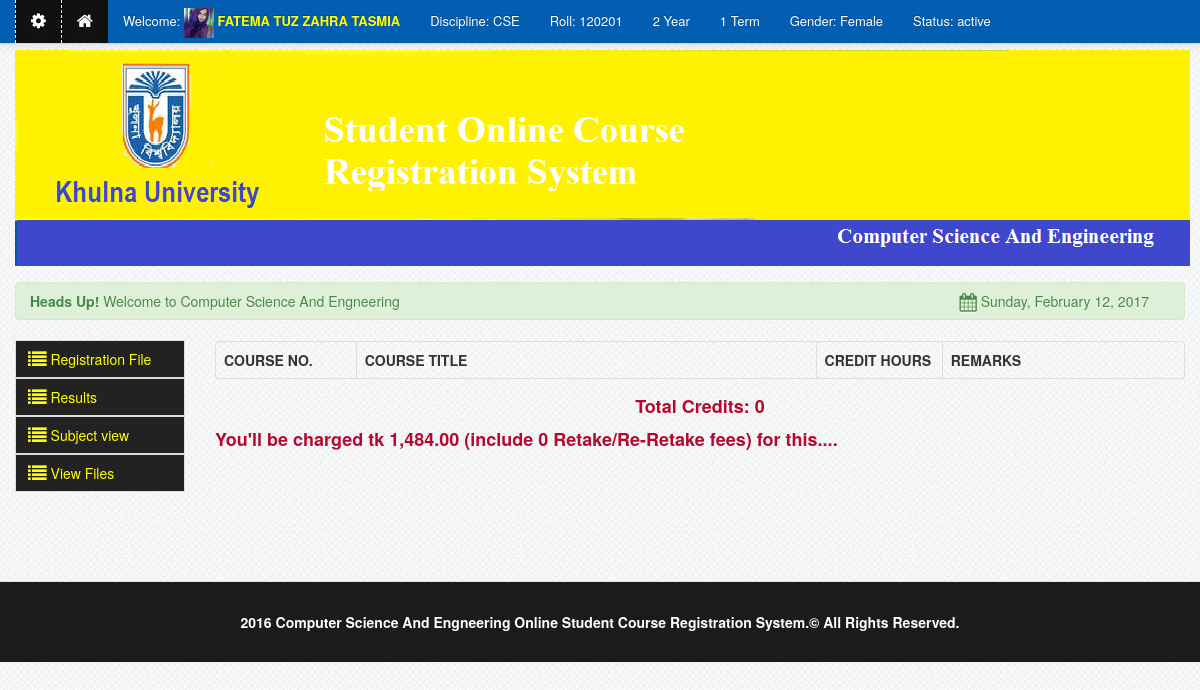
Page /show_registration_card.php (signed in) on the committed database.
### tables this page shows
CREATE TABLE `students` (
  `student_id` int(11) NOT NULL AUTO_INCREMENT,
  `firstname` varchar(100) NOT NULL,
  `lastname` varchar(100) NOT NULL,
  `password` varchar(100) NOT NULL,
  `gender` varchar(10) NOT NULL,
  `course` varchar(100) NOT NULL,
  `address` varchar(100) NOT NULL,
  `contact` varchar(100) NOT NULL,
  `mail_id` varchar(100) NOT NULL,
  `photo` varchar(100) NOT NULL,
  `student_no` varchar(100) NOT NULL,
  `status` varchar(100) NOT NULL,
  `year_level` varchar(100) NOT NULL,
  `term` varchar(100) NOT NULL,
  `student_status` varchar(100) NOT NULL,
  `reg_status` varchar(111) NOT NULL,
  `reg_stat` varchar(111) NOT NULL,
  `a_a` varchar(111) NOT NULL,
  `a_d` varchar(111) NOT NULL,
  `fees` varchar(111) NOT NULL,
  PRIMARY KEY (`student_id`)
);

CREATE TABLE `course` (
  `course_id` int(11) NOT NULL AUTO_INCREMENT,
  `code` varchar(100) NOT NULL,
  `title` varchar(100) NOT NULL,
  PRIMARY KEY (`course_id`)
);

CREATE TABLE `fees` (
  `admission_fee` varchar(111) NOT NULL,
  `fee_book` varchar(111) NOT NULL,
  `security_general` varchar(111) NOT NULL,
  `transport` varchar(111) NOT NULL,
  `per_course_registration_fee` varchar(111) NOT NULL,
  `retake_course_fee` varchar(111) NOT NULL,
  `re_retake` varchar(111) NOT NULL,
  `bncc` varchar(111) NOT NULL,
  `library` varchar(111) NOT NULL,
  `health_checkup` varchar(111) NOT NULL,
  `health_card` varchar(111) NOT NULL,
  `cultural_fee` varchar(111) NOT NULL,
  `religious_fee` varchar(111) NOT NULL,
  `per_exam_fee` varchar(111) NOT NULL,
  `grade_sheet` varchar(111) NOT NULL,
  `provissional_certificate` varchar(111) NOT NULL,
  `main_certificate` varchar(111) NOT NULL,
  `transcript` varchar(111) NOT NULL,
  `security_library` varchar(111) NOT NULL,
  `id_card` varchar(111) NOT NULL,
  `fines_library` varchar(111) NOT NULL,
  `fine_exam_control` varchar(111) NOT NULL,
  `mc_mi_certificate` varchar(111) NOT NULL,
  `f_phil_phd_fee` varchar(111) NOT NULL,
  `correction_fee` varchar(111) NOT NULL,
  `student_welfare` varchar(111) NOT NULL,
  `sports` varchar(111) NOT NULL,
  `publishing` varchar(111) NOT NULL,
  `others` varchar(111) NOT NULL,
  `total` varchar(111) NOT NULL
);

### session.php (called while the page is built, shortened)
<?php
$session_id=$_SESSION['id'];
?>

### show_registration_card.php (the view, shortened to what this page needs)
<?php include('header.php'); ?>
<?php include('session.php'); ?>
<?php include('navbar.php'); ?>
    <div class="container">
		<div class="margin-top">
			<div class="row">
				<?php include('head.php'); ?>
				<div class="span12">
				</div>
				<div class="span2">
					<?php include('user_sidebar.php'); ?>
				</div>
				<div class="span10">
			<form id="form1"  method="post" action="show_registration_card_link.php">
				          <table cellpadding="0" cellspacing="0" border="0" class="table  table-bordered" id="example">
                                <thead>
                                    <tr>
                                        <th width="80">COURSE NO.</th>
                                        <th  width="300">COURSE TITLE</th>
                                        <th  width="70">CREDIT HOURS</th>
                                        <th width="150">REMARKS</th>
                                    </tr>
                                </thead>
                <?php
				$total_credit = 0;
				$coount1=0;
      $var = mysql_query("select * from fees");
				$ary = mysql_fetch_array($var);
			    $total_course_fee = $ary[4]*$total_credit;
                $total_exam_fee = $ary[13]*$total_credit;
                $total_fees = $total_course_fee+$total_exam_fee+$ary[0]+$ary[1]+$ary[2]+($ary[5]*$coount1)+$ary[3]+$ary[7]+$ary[8]+$ary[9]+$ary[10]+$ary[11]+$ary[12]+$ary[14]+$ary[15]+$ary[16]+$ary[17]+$ary[18]+$ary[19]+$ary[20]+$ary[21]+$ary[22]+$ary[23]+$ary[24]+$ary[25]+$ary[26]+$ary[27]+$ary[28];
		 $total_fees=number_format($total_fees, 2);
  ?>
                            </table>
                         &nbsp;&nbsp;&nbsp;&nbsp;&nbsp;&nbsp;&nbsp;&nbsp;&nbsp;&nbsp;&nbsp;&nbsp;    <td><p align="center" class="red" style="font-size:18px" >Total Credits:  <?php echo "$total_credit";?> </p></td>
                            <td> <p align="left" class="red" style="font-size:18px" >You'll be charged tk <?php  $_SESSION['varname'] =$total_fees; echo "$total_fees";?>  (include   <?php echo  $coount1 ;?> Retake/Re-Retake fees) for this....</p></td>
            </form>
				</div>
			</div>
		</div>
    </div>
<?php include('footer.php') ?>

### navbar.php (shortened to what this page needs)
	<div class="navbar navbar-fixed-top navbar-inverse">
            <div class="navbar-inner">
                <div class="container">
                    <div class="nav-collapse collapse">
					<ul class="nav">
					<?php
					if (!isset($_SESSION['id'])){ ?>
						  <li class="divider-vertical"></li>
								<li class="">
								<a  rel="tooltip"  data-placement="bottom" title="Home" id="home"   href="index.php"><i class="icon-home icon-large"></i>&nbsp;Home</a>
								</li>
						  <li class="divider-vertical"></li>
								<li class="">
								<a rel="tooltip"  data-placement="bottom" title="Click Here to Login" id="login" href="#student"  data-toggle="modal"><i class="icon-signin icon-large"></i>&nbsp;Login</a>
								</li>
						<li class="divider-vertical"></li>
							<li class="">
							<a rel="tooltip"  data-placement="bottom" title="Click Here to Open Account" id="signup" href="signup.php"><i class="icon-signin icon-large"></i>&nbsp;Create Account</strong></a>
							</li>
						<li class="divider-vertical"></li>
						<li class="signup"><span class="sg"></span></li>
					<?php }else{ ?>
					<?php
					$query=mysql_query("select * from students where student_no='$session_id'")or die(mysql_error());
					$row=mysql_fetch_array($query);
					?>
					<?php
$user_query=mysql_query("select * from  registration where student_no = '$session_id'")or die(mysql_error());
$ro=mysql_fetch_array($user_query);
if($ro['year']==1 && $ro['term']==1 && $row['year_level']==1 && $row['term']==1 )
{
$year_level = 1;
$term = 2;
}
elseif($row['year_level']==1 && $row['term']==2)
{
$year_level = 2;
$term = 1;
}
elseif($row['year_level']==2 && $row['term']==1)
{
$year_level = 2;
$term = 2;
}
elseif($row['year_level']==2 && $row['term']==2)
{
$year_level = 3;
$term = 1;
}
elseif($row['year_level']==3 && $row['term']==1)
{
$year_level = 3;
$term = 2;
}
elseif($row['year_level']==3 && $row['term']==2)
{
$year_level = 4;
$term = 1;
}
elseif($row['year_level']==4 && $row['term']==1)
{
$year_level = 4;
$term = 2;
}
elseif($row['year_level']==4 && $row['term']==2)
{
$year_level = "4";
$term = "1";
}
	else
{
$year_level = 1;
$term = 1;
}				?>
					<li class="active">
						<a href=""  data-toggle="dropdown" ><i class="icon-cog icon-large"></i></a>
					</li>
					<li class="active"><a  rel="tooltip"  data-placement="bottom" title="Home" id="home1"  href="dasboard.php"><i class="icon-home icon-large"></i></a></li>
					<li>
						<a href="">Welcome:&nbsp;<img height="30" class=""  width="30" src="registrar/<?php echo $row['photo']; ?>">
						<strong class="name1"><?php echo $row['firstname']." ".$row['lastname']; ?></strong></a>
					</li>
					<li>
						<?php $course_id  = $row['course']; ?>
						<?php
						$query_course = mysql_query("select * from course where code = '$course_id' ")or die(mysql_error());
						$query_row = mysql_fetch_array($query_course);
						echo '<a>Discipline:&nbsp;'.$query_row['code'].'</a>';
						?>
					</li>
                     <li><a>Roll:&nbsp;<?php echo $row['student_no']; ?></a></li>
							<li><a><?php  echo $year_level; ?>   Year</a></li>
							<li><a><?php echo $term; ?>   Term</a></li>
							<li><a>Gender:&nbsp;<?php echo $row['gender']; ?></a></li>
							<li><a>Status:&nbsp;<?php echo $row['status']; ?></a></li>
					<?php } ?>
					</ul>
                    </div>
                </div>
            </div>
        </div>

### css/docs.css (style rules this page uses)
.name1 { text-transform:Uppercase; color:#FFFF01; }
.red { color: #B50931; font-size: 12px; line-height: 3px; font-weight:bold; }
.margin-top { margin-top:50px; }
body { background: url(../img/grid_noise.png); position: relative; }
body > .navbar { font-size: 13px; }

### rows in the picture
students: photo (picture), firstname "FATEMA TUZ", lastname "ZAHRA TASMIA", student_no "120201", term "2", year_level "1", gender "Female", status "active"
course: code "CSE"
fees: total_fees "1,484.00"

### other values in the picture
$total_credit "0"
$coount1 "0"
